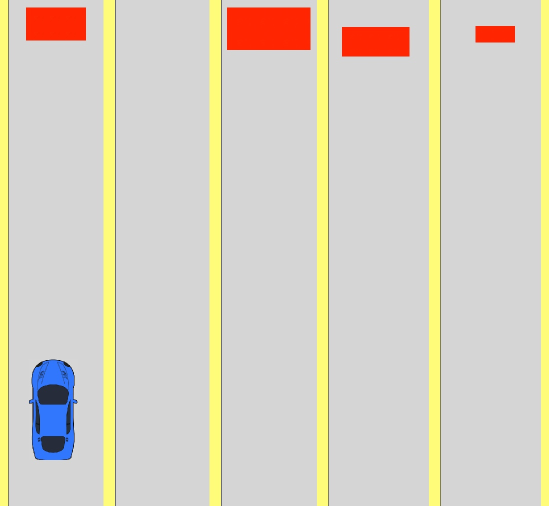
#> input picture homework_1/task_2/image_00.jpg, 1098 x 1012 px (shown at 1/2 size)
$ python -i task_2.py   (imports and definitions only)
#> lines starting #> are read from the running program, lines starting #| are printed output that depends on the picture; after the words box and inside, x2 and y2 are one past the last pixel; in counts of white or black regions, pixels touching at a corner belong together
import cv2
import numpy as np


def find_road_number(image: np.ndarray) -> int:
    """
    Найти номер дороги, на которой нет препятсвия в конце пути.

    :param image: исходное изображение
    :return: номер дороги, на котором нет препятсвия на дороге
    """
    bgr_base = cv2.cvtColor(image.copy(), cv2.COLOR_RGB2HSV)
    full_image = get_obstacle(bgr_base) + get_lines(bgr_base) + get_car(bgr_base) + get_obstacle(bgr_base)
    height, width = full_image.shape

    ls = 0
    rs = 0
    for i in range(width):
        curh = height // 2
        if full_image[curh, i] != 0:
            if rs != 0:
                break
            ls += 1

        if full_image[curh, i] == 0 and ls != 0:
            rs += 1

    road_count = round((height - ls) / (ls + rs))
    roads = np.zeros(road_count)

    delta = int(((width - ls) / road_count) // 2)
    for road_num in range(road_count):
        for dh in range(height // 2):
            if(full_image[dh, delta + 2 * delta * road_num] == 255 or full_image[dh, delta + 2 * delta * road_num] == 254):
                roads[road_num] = -1
                break

    cars = np.zeros(road_count)
    for road_num in range(road_count):
        for dh in range(height // 2, height, 1):
            if(full_image[dh, delta + 2 * delta * road_num] == 255 or full_image[dh, delta + 2 * delta * road_num] == 254):
                cars[road_num] = -1
                break

    cur = 0
    cur = list(cars).index(-1)
    free_space = list(roads).index(0)

    if(cur == free_space):
        return -1
    return free_space+1


def get_obstacle(bgr_base):
    return cv2.inRange(bgr_base, (1, 250, 250), (255, 255, 255))


def get_car(bgr_base):
    return cv2.inRange(bgr_base, (109, 0, 0), (112, 255, 255))


def get_lines(bgr_base):
    return cv2.inRange(bgr_base, (25, 0, 0), (32, 255, 255))

>>> import cv2
>>> picture = cv2.cvtColor(cv2.imread('task_2/image_00.jpg'), cv2.COLOR_BGR2RGB)
>>> result = find_road_number(picture)
#> in find_road_number, `bgr_base = cv2.cvtColor(image.copy(), cv2.COLOR_RGB2HSV)`: bgr_base: shape (1012, 1098, 3); mean H, S, V 11.5, 26.5, 217.6
#> in get_obstacle, `return cv2.inRange(bgr_base, (1, 250, 250), (255, 255, 255))`:
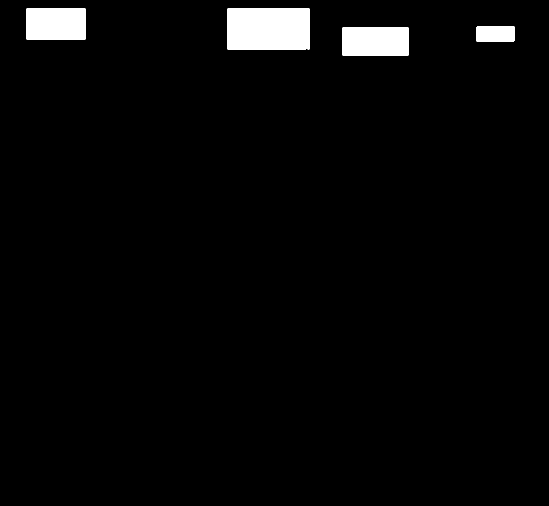
#> returned value: shape (1012, 1098) (shown at 1/2 size); 2.7% white; 4 white regions, box (x1, y1, x2, y2) and area: (455, 17, 619, 99) 13444, (685, 55, 817, 111) 7392, (53, 17, 171, 79) 7316, (953, 53, 1029, 83) 2273
#> in get_lines, `return cv2.inRange(bgr_base, (25, 0, 0), (32, 255, 255))`:
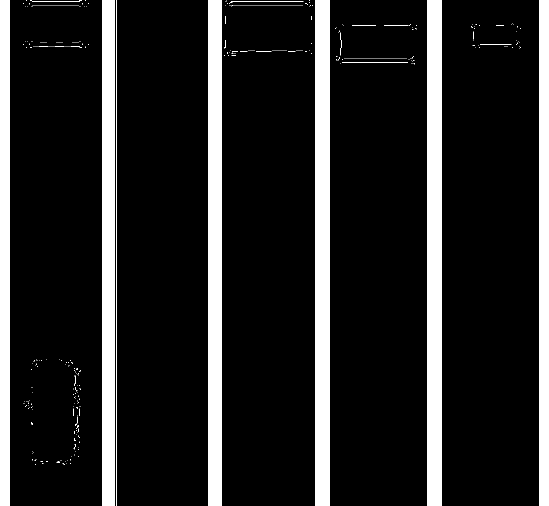
#> returned value: shape (1012, 1098) (shown at 1/2 size); 13.9% white; 506 white regions (480 under 20 px), largest, box (x1, y1, x2, y2) and area: (633, 0, 660, 1012) 27324, (857, 0, 884, 1012) 27324, (417, 0, 443, 1012) 26312
#> in get_car, `return cv2.inRange(bgr_base, (109, 0, 0), (112, 255, 255))`:
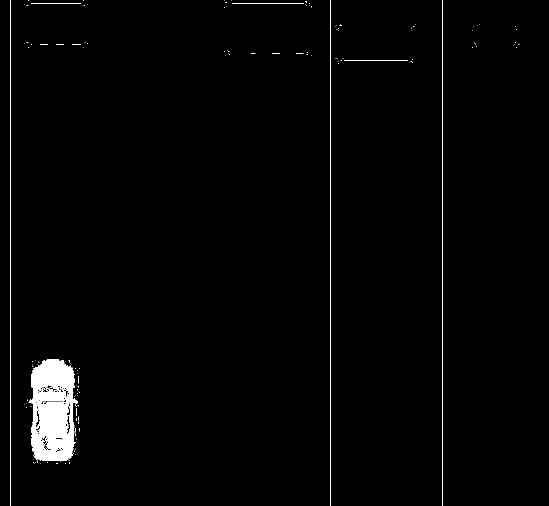
#> returned value: shape (1012, 1098) (shown at 1/2 size); 2% white; 156 white regions (143 under 20 px), largest, box (x1, y1, x2, y2) and area: (57, 719, 155, 922) 14557, (20, 0, 22, 1012) 2024, (660, 0, 662, 1012) 2024
#> in find_road_number, `full_image = get_obstacle(bgr_base) + get_lines(bgr_base) + get_car(bg..`:
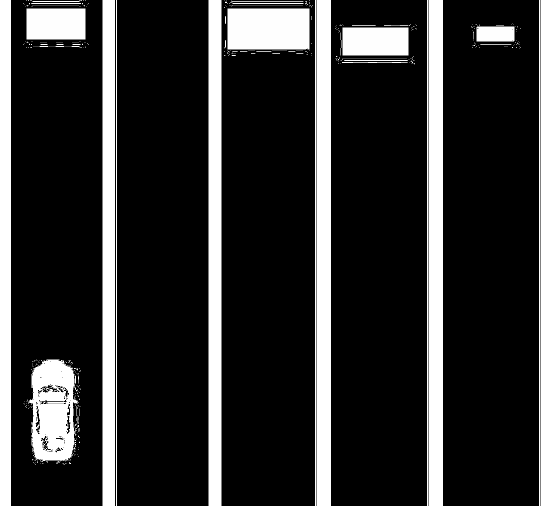
#> full_image: shape (1012, 1098) (shown at 1/2 size); min 0, max 255, mean 47.3
#> after the loop in find_road_number, `for i in range(width):`: ls = 22; rs = 183
#> in find_road_number, `road_count = round((height - ls) / (ls + rs))`: road_count = 5
#> in find_road_number, `delta = int(((width - ls) / road_count) // 2)`: delta = 107
#> result = 2

$ run again, on homework_1/task_2/image_01.jpg
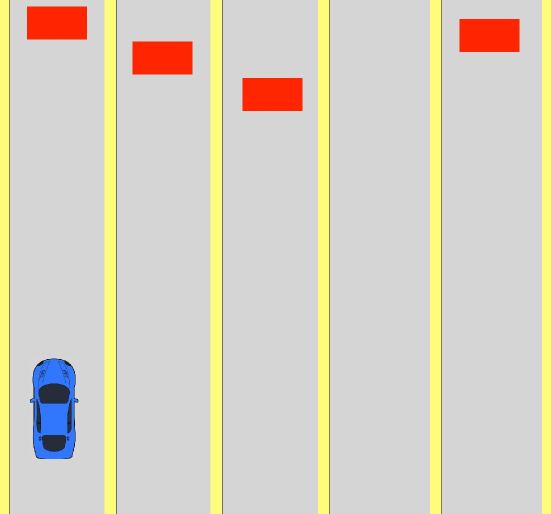
#> input picture homework_1/task_2/image_01.jpg, 1102 x 1028 px (shown at 1/2 size)
#> bgr_base: shape (1028, 1102, 3); mean H, S, V 9.1, 26.5, 217.7
#> in get_obstacle, `return cv2.inRange(bgr_base, (1, 250, 250), (255, 255, 255))`:
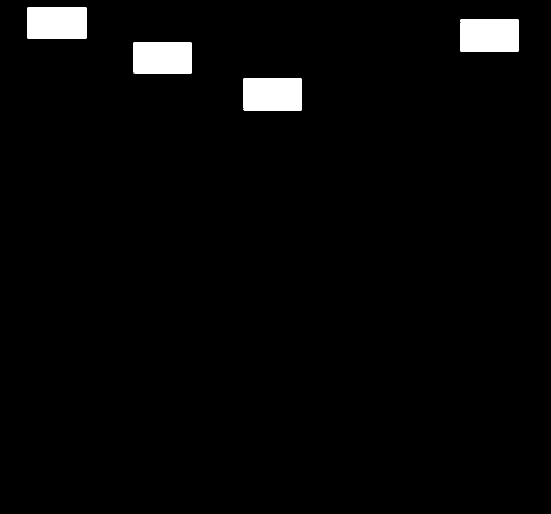
#> returned value: shape (1028, 1102) (shown at 1/2 size); 2.6% white; 4 white regions, box (x1, y1, x2, y2) and area: (921, 39, 1037, 103) 7423, (487, 157, 603, 221) 7418, (55, 15, 173, 77) 7315, (267, 85, 383, 147) 7190
#> in find_road_number, `full_image = get_obstacle(bgr_base) + get_lines(bgr_base) + get_car(bg..`:
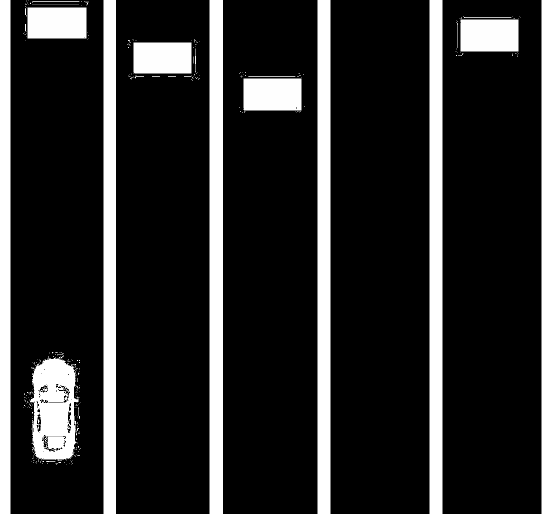
#> full_image: shape (1028, 1102) (shown at 1/2 size); min 0, max 255, mean 43.6
#> after the loop in find_road_number, `for i in range(width):`: ls = 21; rs = 186
#> road_count = 5
#> delta = 108
#> result = 4

$ run again, on homework_1/task_2/image_02.jpg
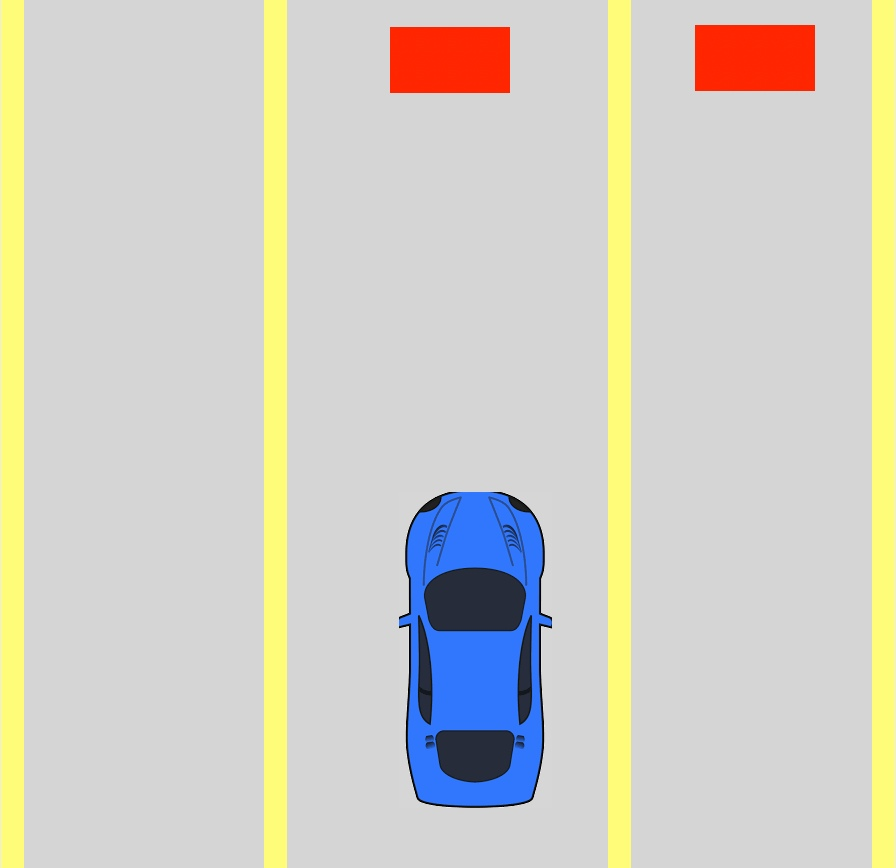
#> input picture homework_1/task_2/image_02.jpg, 896 x 868 px
#> bgr_base: shape (868, 896, 3); mean H, S, V 10.4, 28.3, 216.6
#> in get_obstacle, `return cv2.inRange(bgr_base, (1, 250, 250), (255, 255, 255))`:
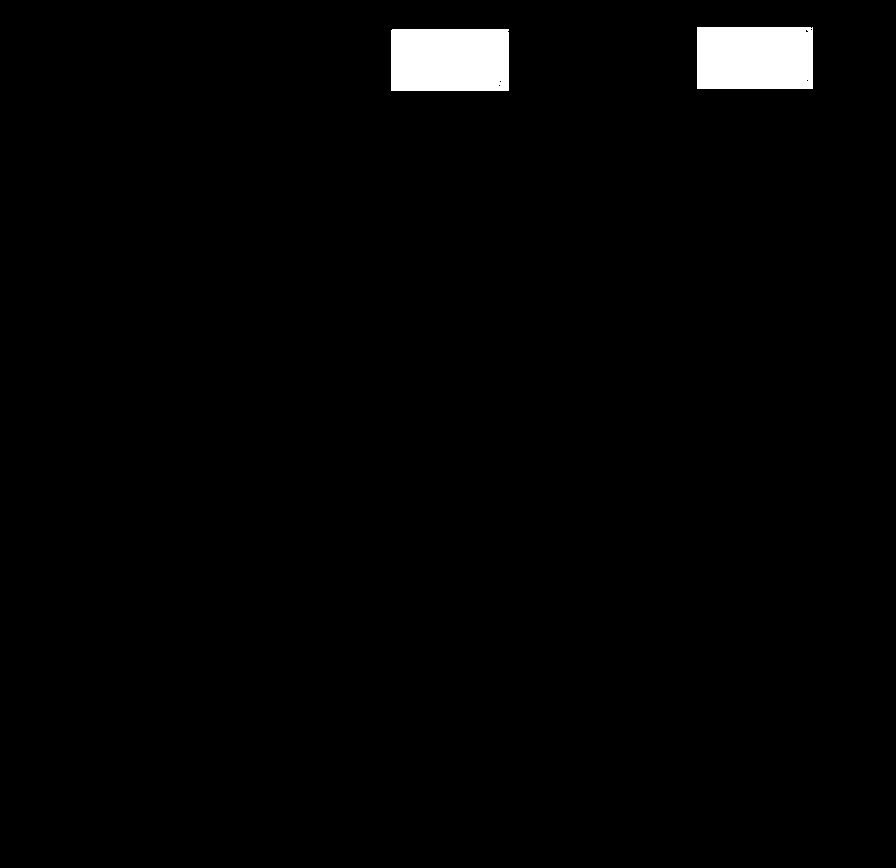
#> returned value: shape (868, 896); 1.9% white; 2 white regions, box (x1, y1, x2, y2) and area: (391, 29, 509, 91) 7312, (697, 27, 813, 89) 7186
#> in find_road_number, `full_image = get_obstacle(bgr_base) + get_lines(bgr_base) + get_car(bg..`:
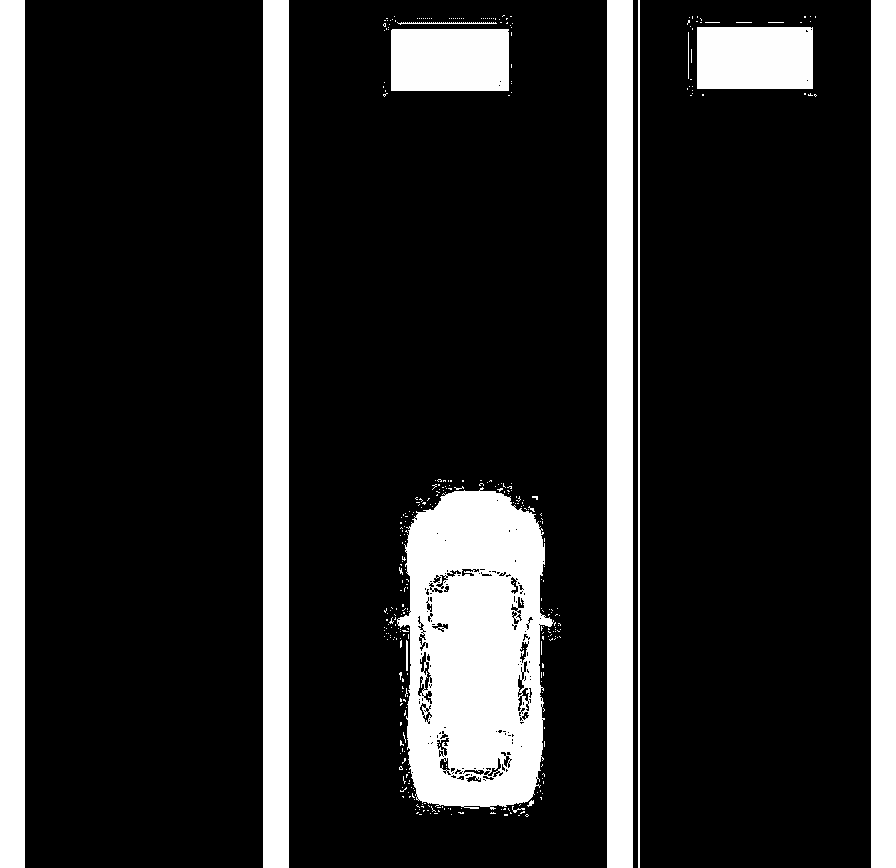
#> full_image: shape (868, 896); min 0, max 255, mean 47.2
#> after the loop in find_road_number, `for i in range(width):`: ls = 25; rs = 238
#> road_count = 3
#> delta = 145
#> result = 1
